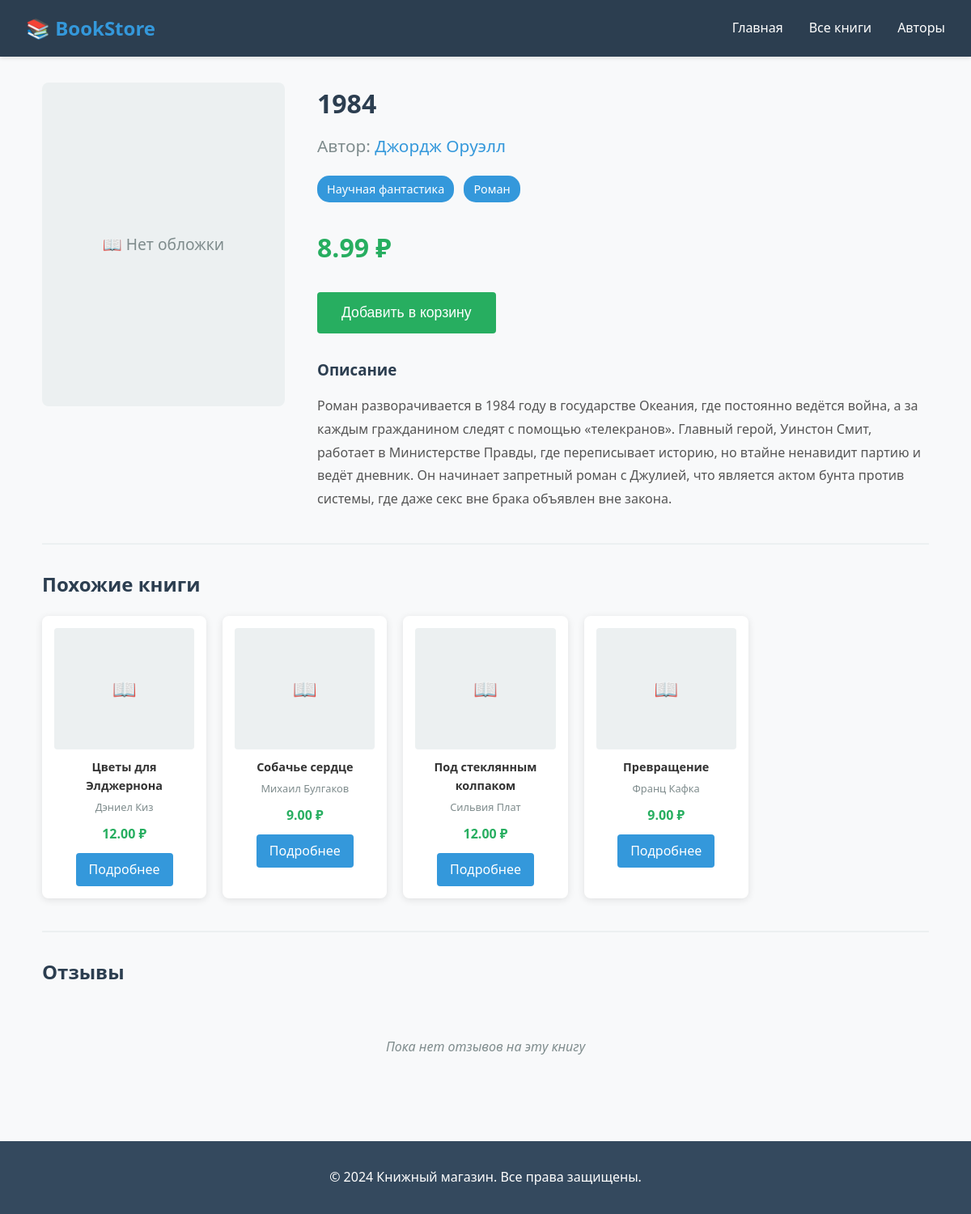
The page /books/2/ on the database its author committed.
### books/models.py (models this page shows, shortened)
class Book(models.Model):
    title = models.CharField(max_length=200, verbose_name="Название книги")
    author = models.ForeignKey(Author, on_delete=models.CASCADE, verbose_name="Автор")
    genres = models.ManyToManyField(Genre, verbose_name="Жанры")
    description = models.TextField(verbose_name="Описание")
    price = models.DecimalField(max_digits=10, decimal_places=2, verbose_name="Цена")
    cover_image = models.ImageField(upload_to='covers/', blank=True, null=True, verbose_name="Обложка")
    isbn = models.CharField(max_length=17, blank=True, null=True, verbose_name="ISBN")
    published_date = models.DateField(blank=True, null=True, verbose_name="Дата публикации")
    created_at = models.DateTimeField(auto_now_add=True, verbose_name="Дата добавления")
    class Meta:
        verbose_name = "Книга"
        verbose_name_plural = "Книги"

class Author(models.Model):
    name = models.CharField(max_length=100, verbose_name="Имя автора")
    bio = models.TextField(blank=True, null=True, verbose_name="Биография")
    class Meta:
        verbose_name = "Автор"
        verbose_name_plural = "Авторы"

class Genre(models.Model):
    name = models.CharField(max_length=50, verbose_name="Название жанра")
    class Meta:
        verbose_name = "Жанр"
        verbose_name_plural = "Жанры"

### books/views.py (the view)
# urls.py: path('books/<int:book_id>/', views.book_detail, name='book_detail'),
def book_detail(request, book_id):
    book = get_object_or_404(Book, id=book_id)
    reviews = Review.objects.filter(book=book).order_by('-created_at')
    similar_books = []
    try:
        recommender = BookRecommender()
        similar_book_ids = recommender.get_similar_books(book_id, n_recommendations=4)
        if similar_book_ids:
            similar_books = Book.objects.filter(id__in=similar_book_ids)
    except Exception as e:
        print(f"AI recommendation error: {e}")
    if not similar_books:
        similar_books = Book.objects.filter(
            genres__in=book.genres.all()
        ).exclude(id=book.id).distinct()[:4]
    context = {
        'book': book,
        'reviews': reviews,
        'similar_books': similar_books,
        'page_title': book.title
    }
    return render(request, 'books/book_detail.html', context)

### books/recommendations.py (called while the page is built)
    def prepare_data(self):
        books = Book.objects.all()
        if len(books) < 2:
            return False
        book_data = []
        for book in books:
            text = f"{book.title} {book.author.name} "
            if book.description:
                text += book.description
            genres = " ".join([genre.name for genre in book.genres.all()])
            text += f" {genres}"
            book_data.append({
                'id': book.id,
                'text': text
            })
            self.book_ids.append(book.id)
        texts = [item['text'] for item in book_data]
        self.tfidf_matrix = self.vectorizer.fit_transform(texts)
        self.is_fitted = True
        return True

    def get_similar_books(self, book_id, n_recommendations=5):
        if not self.is_fitted:
            if not self.prepare_data():
                return []
        try:
            book_index = self.book_ids.index(book_id)
            cosine_similarities = cosine_similarity(
                self.tfidf_matrix[book_index],
                self.tfidf_matrix
            ).flatten()
            similar_indices = cosine_similarities.argsort()[-n_recommendations-1:-1][::-1]
            similar_book_ids = [self.book_ids[i] for i in similar_indices]
            return similar_book_ids
        except (ValueError, IndexError):
            return []

### books/templates/books/book_detail.html (shortened to what this page needs)
{% extends 'books/base.html' %}
{% block content %}
<div class="book-detail-container">
    <div class="book-main-info">
        <div class="book-image">
            {% if book.cover_image %}
            <img src="{{ book.cover_image.url }}" alt="{{ book.title }}">
            {% else %}
            <div class="no-cover">📖 Нет обложки</div>
            {% endif %}
        </div>
        <div class="book-info">
            <h1 class="book-title">{{ book.title }}</h1>
            <p class="book-author">
                Автор: <a href="{% url 'author_detail' book.author.id %}">{{ book.author.name }}</a>
            </p>
            <div class="book-genres">
                {% for genre in book.genres.all %}
                <span class="genre-tag">{{ genre.name }}</span>
                {% endfor %}
            </div>
            <div class="book-price">{{ book.price }} ₽</div>
            <button class="add-to-cart-btn">Добавить в корзину</button>
            <div class="book-description">
                <h3>Описание</h3>
                <p>{{ book.description }}</p>
            </div>
        </div>
    </div>
    {% if similar_books %}
    <div class="similar-books">
        <h2>Похожие книги</h2>
        <div class="similar-books-grid">
            {% for similar_book in similar_books %}
            <div class="similar-book-card">
                {% if similar_book.cover_image %}
                <img src="{{ similar_book.cover_image.url }}" alt="{{ similar_book.title }}">
                {% else %}
                <div class="no-cover-small">📖</div>
                {% endif %}
                <div class="similar-book-title">{{ similar_book.title }}</div>
                <div class="similar-book-author">{{ similar_book.author.name }}</div>
                <div class="similar-book-price">{{ similar_book.price }} ₽</div>
                <a href="{% url 'book_detail' similar_book.id %}" class="btn">Подробнее</a>
            </div>
            {% endfor %}
        </div>
    </div>
    {% endif %}
    <div class="reviews-section">
        <h2>Отзывы</h2>
        {% if reviews %}
            {% for review in reviews %}
            <div class="review-card">
                <div class="review-header">
                    <strong class="review-user">{{ review.user.username }}</strong>
                    <div class="review-rating">
                        Рейтинг: {{ review.rating }}/5
                    </div>
                </div>
                {% if review.text %}
                <p class="review-text">{{ review.text }}</p>
                {% endif %}
                <div class="review-date">
                    {{ review.created_at|date:"d.m.Y H:i" }}
                </div>
            </div>
            {% endfor %}
        {% else %}
            <p class="no-reviews">Пока нет отзывов на эту книгу</p>
        {% endif %}
    </div>
</div>
{% endblock %}

### books/templates/books/base.html (style rules this page uses)
* { margin: 0; padding: 0; box-sizing: border-box; }
body { font-family: "Segoe UI", Tahoma, Geneva, Verdana, sans-serif; line-height: 1.6; color: #333; background-color: #f8f9fa; }
.book-title { font-size: 1.2rem; font-weight: bold; margin-bottom: 0.5rem; color: #2c3e50; }
.book-author { color: #7f8c8d; margin-bottom: 0.5rem; }
.book-price { font-size: 1.3rem; font-weight: bold; color: #27ae60; margin: 1rem 0; }
.btn { display: inline-block; background: #3498db; color: white; padding: 0.5rem 1rem; border-radius: 4px; text-decoration: none; border: none; cursor: pointer; transition: background 0.3s; }

### books/templates/books/book_detail.html (style rules this page uses)
.book-detail-container { max-width: 1200px; margin: 0 auto; padding: 0 20px; }
.book-main-info { display: grid; grid-template-columns: 300px 1fr; gap: 40px; margin-bottom: 40px; }
.no-cover { width: 100%; height: 400px; background: #ecf0f1; display: flex; align-items: center; justify-content: center; border-radius: 8px; color: #7f8c8d; font-size: 1.2rem; }
.book-title { font-size: 2rem; color: #2c3e50; margin-bottom: 10px; }
.book-author { font-size: 1.3rem; color: #7f8c8d; margin-bottom: 20px; }
.book-author a { color: #3498db; text-decoration: none; }
.book-genres { margin-bottom: 20px; }
.genre-tag { background: #3498db; color: white; padding: 5px 12px; border-radius: 15px; font-size: 0.9rem; margin-right: 8px; display: inline-block; }
.book-price { font-size: 2rem; font-weight: bold; color: #27ae60; margin: 30px 0; }
.add-to-cart-btn { background: #27ae60; color: white; padding: 15px 30px; border: none; border-radius: 4px; font-size: 1.1rem; cursor: pointer; margin-bottom: 30px; }
.book-description h3 { margin-bottom: 15px; color: #2c3e50; }
.book-description p { line-height: 1.8; color: #555; }
.similar-books { border-top: 2px solid #ecf0f1; padding-top: 30px; margin-bottom: 40px; }
.similar-books h2 { margin-bottom: 20px; color: #2c3e50; }
.similar-books-grid { display: grid; grid-template-columns: repeat(auto-fill, minmax(200px, 1fr)); gap: 20px; }
.similar-book-card { background: white; border-radius: 8px; padding: 15px; box-shadow: 0 2px 10px rgba(0,0,0,0.1); text-align: center; }
.no-cover-small { width: 100%; height: 150px; background: #ecf0f1; display: flex; align-items: center; justify-content: center; border-radius: 4px; margin-bottom: 10px; color: #7f8c8d; font-size: 1.5rem; }
.similar-book-title { font-weight: bold; margin-bottom: 5px; font-size: 0.9rem; }
.similar-book-author { color: #7f8c8d; font-size: 0.8rem; margin-bottom: 5px; }
.similar-book-price { font-weight: bold; color: #27ae60; margin: 10px 0; }
.reviews-section { border-top: 2px solid #ecf0f1; padding-top: 30px; }
.reviews-section h2 { margin-bottom: 20px; color: #2c3e50; }
.no-reviews { color: #7f8c8d; text-align: center; padding: 40px; font-style: italic; }

### rows shown on the page
Book: title "1984", author.name "Джордж Оруэлл", price "8.99", description "Роман разворачивается в 1984 году в государстве Океания, где постоянно ведётся война, а за каждым гражданином следят с помощью «телекранов». Главный герой, Уинстон Смит, работает в Министерстве Правды, где переписывает историю, но втайне ненавидит партию и ведёт дневник. Он начинает запретный роман с Джулией, что является актом бунта против системы, где даже секс вне брака объявлен вне закона."
Genre: name "Научная фантастика"
Genre: name "Роман"
Book: title "Цветы для Элджернона", author.name "Дэниел Киз", price "12.00"
Book: title "Собачье сердце", author.name "Михаил Булгаков", price "9.00"
Book: title "Под стеклянным колпаком", author.name "Сильвия Плат", price "12.00"
Book: title "Превращение", author.name "Франц Кафка", price "9.00"
